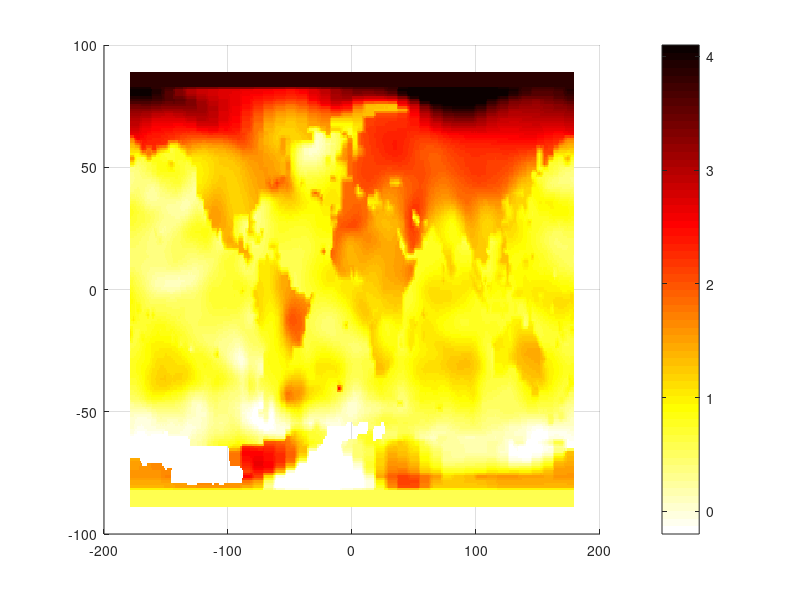

The MATLAB source for this figure: (Note: this script raises an error after producing the figure.)
% data_source = https://data.giss.nasa.gov/gistemp/maps/

clear all; close all; clc;
%% Feature Engineering
% 1. column 이름 등은 필요하지 않으므로 주석 처리한다. Matlab기분 % 붙여주면 된다.
% 2. dataset에서 필요한 data만 채굴해온다 : longitude, ladtitude, array(i,j)-온도변화 만
% 필요하고 첫 두 칼럼은 의미가 없다.

data = load('amaps.txt'); % 16200x5 인 data인 것을 알 수 있다.
longitude = data(:, 3); % 모든 row에 3번째 column인 애들
latitude = data(:, 4); % 모든 row에 4번째 column인 애들
T = data(:, 5); %온도
% 단 T 데이터가 surf를 쓰려면, matrix를 써주어야 하기 때문에, 위의 벡터를 그대로 써줄 수는 없다. 
% 이 떄 griddata를 쓰는 것!

[X Y] = meshgrid(-180: 1: 180, -90:1:90); % XY 좌표평면을 만들어줌

Temp = griddata(longitude, latitude, T, X, Y); %longitude, latitude,T 데이터를 X,Y평면에 입혀주기(data mapping)
surf(X, Y, Temp);
%해보니까 값이 이상함! Feature engineering 더하기

%% 인덱싱으로 값 조작하기
index = find(T>10);
T(index) = NaN; %생략 선언
[X Y] = meshgrid(-180: 1: 180, -90:1:90); % XY 좌표평면을 만들어줌
figure(1);
Temp = griddata(longitude, latitude, T, X, Y); %longitude, latitude,T 데이터를 X,Y평면에 입혀주기(data mapping)
surf(X, Y, Temp); %색이 까맣게 보인다면 줄들이 너무 촘촘하며 박혀있어서 그런것이다.
view(2); %세계 지도에 씌울 것이므로 수직 뷰로 설정
shading flat; % 까만 줄 없애기
colorbar;
colormap hot;
colormap(flipud(colormap)); %하얄수록 떨어짐, 검을수록 높아짐
caxis([-0.2 4.1]); % colorbar 범위 설정

%% 세계지도 사진에 데이터 씌우기
%이미지 불러오기
world_map = imread('equirectangular_world_map.jpg');
figure(2);
image(world_map)
% 이미지 수정을 해줘야함 -- data의 스케일과 이미지의 스케일이 맞도록!
image([-180 180], [-90 90], world_map); % 처음에 좌표평면 설정할 때 썼던 값으로
%그런데 여기까지 하면 음수값이 위에 있고 양수값이 밑에 있는 이상한 상황이 된다. 그래서 이미지를 돌린후 전체를 돌린다.
image([-180 180], [-90 90], flipud(world_map));
set(gca, "YDir",'normal') % get current axis 이렇게 뭐 할 수 있다.

%여기서 hold on을 해주고 기존 코드를 그대로 써준다.
hold on;

surf(X, Y, Temp);
colorbar;
view(2);
shading flat;
colormap hot;
colormap(flipud(colormap));
caxis([-0.2 4.1]);

%근데 이러면 투명도가 너무 없어서 지도가 하나도 안보이고 그냥 가려지게 된다 이 값도 조정해준다
alpha(0.5);
xlabel('longitude [degrees]');
ylabel('latitdue [degress]');
title(['Global Temperature Change from 1957 to 2020', ...
    "Source : NASA https://data.giss.nasa.gov/gistemp/maps/"]);

%% 쫌 더 디테일 : NaN값에는 별도 표시를해주자

% isnan(Temp) 함수를 이용해서 nan값을 찾아서
Temp(find(isnan(Temp))) = 100; %의미 없는 값들을 지정

%다시해주면:
%이미지 불러오기
world_map = imread('equirectangular_world_map.jpg');
figure(2);
image(world_map)
% 이미지 수정을 해줘야함 -- data의 스케일과 이미지의 스케일이 맞도록!
image([-180 180], [-90 90], world_map); % 처음에 좌표평면 설정할 때 썼던 값으로
%그런데 여기까지 하면 음수값이 위에 있고 양수값이 밑에 있는 이상한 상황이 된다. 그래서 이미지를 돌린후 전체를 돌린다.
image([-180 180], [-90 90], flipud(world_map));
set(gca, "YDir",'normal') % get current axis 이렇게 뭐 할 수 있다.

%여기서 hold on을 해주고 기존 코드를 그대로 써준다.
hold on;

surf(X, Y, Temp);
colorbar;
view(2);
shading flat;
colormap hot;
colormap(flipud(colormap));
caxis([-0.2 4.1]);

%근데 이러면 투명도가 너무 없어서 지도가 하나도 안보이고 그냥 가려지게 된다 이 값도 조정해준다
alpha(0.7);
xlabel('longitude [degrees]');
ylabel('latitdue [degress]');
title(['Global Temperature Change from 1957 to 2020', ...
    "Source : NASA https://data.giss.nasa.gov/gistemp/maps/"]);

%++ detail 좀 더
plot([-180 180], [0 0], '-k');
plot([0 0], [-90 90], '-k');